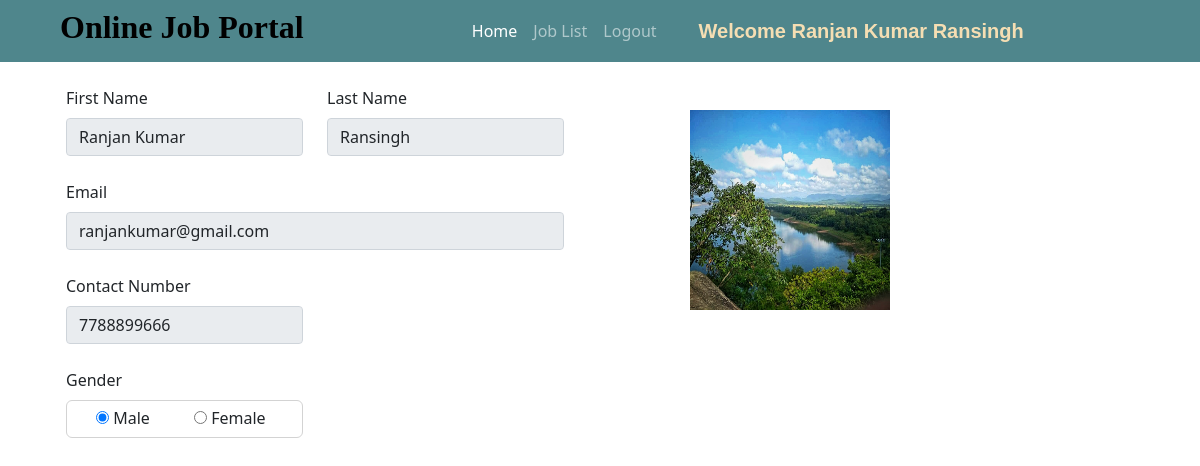
Page /user_homepage/ (signed in) on the committed database.
### jobs/models.py (models this page shows, shortened)
class Applicant(models.Model):
    user = models.ForeignKey(User, on_delete=models.CASCADE)
    phone = models.CharField(max_length=10)
    image = models.ImageField(upload_to="")
    gender = models.CharField(max_length=10)
    type = models.CharField(max_length=15)

### jobs/views.py (the view, shortened to what this page needs)
# urls.py: path("user_homepage/", views.user_homepage, name="user_homepage"),
def user_homepage(request):
    if not request.user.is_authenticated:
        return redirect('/user_login/')
    applicant = Applicant.objects.get(user=request.user)
    return render(request, "user_homepage.html", {'applicant':applicant})

### jobs/templates/user_homepage.html (shortened to what this page needs)
{% extends 'user_navbar.html' %}
{% block home %} active {% endblock %}
{% block body %}
<div class="container">
    <div class="row">
        <div class="col-sm-6">
            <form class="container mt-4" method="POST" enctype="multipart/form-data">
                <div class="row">
                    <div class="form-group col-md-6">
                        <label>First Name</label>
                        <input type="text" class="form-control mt-2" name="first_name" id="first_name"
                            value="{{applicant.user.first_name}}" required readonly>
                    </div>
                    <div class="form-group col-md-6">
                        <label>Last Name</label>
                        <input type="text" class="form-control mt-2" name="last_name" id="last_name"
                        value="{{applicant.user.last_name}}" required readonly>
                    </div>
                </div>
                <div class="row mt-4">
                    <div class="form-group col-md-12">
                        <label>Email</label>
                        <input type="text" class="form-control mt-2" name="username" id="username"
                            value="{{applicant.user.username}}" readonly>
                    </div>
                </div>
                <div class="row mt-4">
                    <div class="form-group col-md-6">
                        <label>Contact Number</label>
                        <input type="tel" class="form-control mt-2" name="phone" id="phone" value="{{applicant.phone}}" required readonly>
                    </div>
                </div>
                <div class="row mt-4">
                    <div class="form-group col-md-6">
                        <label>Gender</label>
                        {% if applicant.gender == "Male" %}
                        <div class="mt-2" style="border: 1px solid lightgrey; padding: 5px; border-radius: 6px;">
                            <div class="form-check form-check-inline">
                                <input type="radio" class="custom-control-input" name="gender" value="Male" checked>
                                <label for="male" class="custom-control-label">Male</label>
                            </div>
                            <div class="form-check form-check-inline">
                                <input type="radio" class="custom-control-input" name="gender"
                                    value="Female">
                                <label for="female" class="custom-control-label">Female</label>
                            </div>
                        </div>
                        {% endif %}
                    </div>
                </div>
            </form>
        </div>
        <div class="col-sm-4 mt-5 text-center">
            <img src="{{applicant.image.url}}" alt="" width="200px" height="200px">
        </div>
    </div>
</div>
{% endblock %}

### jobs/templates/user_navbar.html (shortened to what this page needs)
<!doctype html>
<html lang="en">
<head>
  <link href="https://cdn.jsdelivr.net/npm/bootstrap@5.0.2/dist/css/bootstrap.min.css" rel="stylesheet"
>
  <link rel="stylesheet" href="https://cdnjs.cloudflare.com/ajax/libs/font-awesome/5.15.3/css/all.min.css">
</head>
<body>
  <nav class="navbar navbar-expand-lg navbar-dark sticky-top">
      <h2 style="color:black;margin-left: 5%;font-family:cursive;"><b>Online Job Portal</b></h2>
      <div class="container w-50">
        <div class="collapse navbar-collapse" id="navbarSupportedContent">
          <ul class="navbar-nav me-auto mb-2 mb-lg-0">
            <li class="nav-item">
              <a class="nav-link {% block home %}{% endblock %}" aria-current="page" href="/user_homepage/">Home</a>
            </li>
            <li class="nav-item">
              <a class="nav-link {% block job_list %}{% endblock %}" href="/all_jobs/">Job List</a>
            </li>
            <li class="nav-item">
              <a class="nav-link" href="/logout/">Logout</a>
            </li>
          </ul>
          <a class="navbar-brand" style="font-weight: bold; font-family:Verdana, Geneva, Tahoma, sans-serif;color: wheat;"
            href="#">Welcome {{request.user.get_full_name}}</a>
        </div>
      </div>
  </nav>
  {% block body %}
  {% endblock %}
</body>
</html>
</html>

### jobs/templates/user_navbar.html (style rules this page uses)
.navbar { background-color: #4f868c; }

### rows in the picture
Applicant: first_name "Ranjan Kumar", last_name "Ransingh", username "ranjankumar@gmail.com", phone "7788899666", image (picture)

### other values in the picture
{{ request.user.get_full_name }} "Ranjan Kumar Ransingh"
